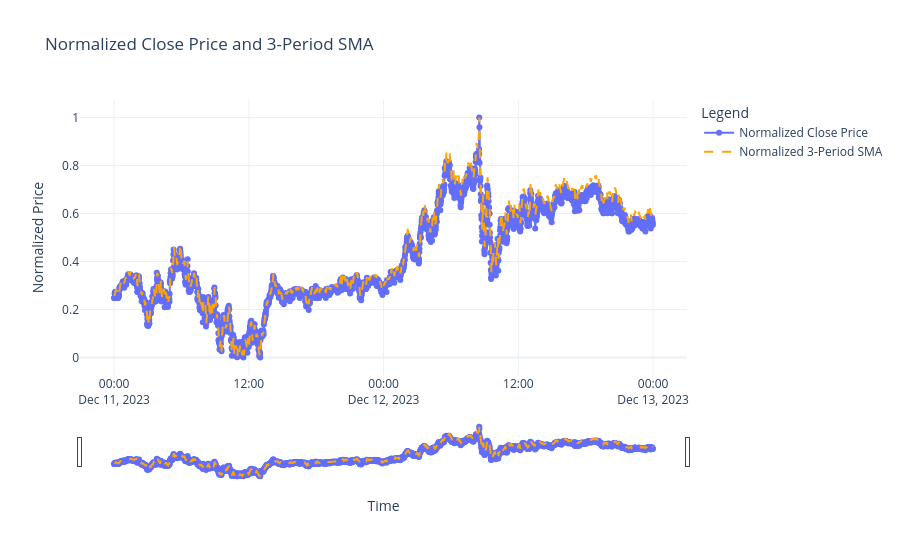

The cell this chart's notebook holds for it:
### Code cell
# moving average after min max scaling


# Compute SMA
df['SMA_3'] = df['close'].rolling(window=3).mean()

# Min-Max Normalize Close and SMA_3
def minmax(series):
    return (series - series.min()) / (series.max() - series.min())

df['close_norm'] = minmax(df['close'])
df['SMA_3_norm'] = minmax(df['SMA_3'])

# Plotly figure
fig = go.Figure()

fig.add_trace(go.Scatter(
    x=df['datetime'], y=df['close_norm'],
    mode='lines+markers',
    name='Normalized Close Price',
    marker=dict(size=6)
))

fig.add_trace(go.Scatter(
    x=df['datetime'], y=df['SMA_3_norm'],
    mode='lines',
    name='Normalized 3-Period SMA',
    line=dict(dash='dash', color='orange')
))

fig.update_layout(
    title='Normalized Close Price and 3-Period SMA',
    xaxis_title='Time',
    yaxis_title='Normalized Price',
    hovermode='x unified',
    template='plotly_white',
    legend_title='Legend',
    xaxis=dict(rangeslider_visible=True)
)

fig.show()

### Figure 1 — Plotly figure (JSON) as saved in the notebook; plotly's stock layout.template omitted (floating-point values rounded to 4 significant figures; data arrays with more than 128 entries replaced by an {"elided": "..."} marker saying what was removed)
{"data": [{"marker": {"size": 6}, "mode": "lines+markers", "name": "Normalized Close Price", "type": "scatter", "x": {"elided": "2880 str values"}, "y": {"elided": "2880 float values"}}, {"line": {"color": "orange", "dash": "dash"}, "mode": "lines", "name": "Normalized 3-Period SMA", "type": "scatter", "x": {"elided": "2880 str values"}, "y": {"elided": "2880 float values"}}], "layout": {"hovermode": "x unified", "legend": {"title": {"text": "Legend"}}, "title": {"text": "Normalized Close Price and 3-Period SMA"}, "xaxis": {"rangeslider": {"visible": true}, "title": {"text": "Time"}}, "yaxis": {"title": {"text": "Normalized Price"}}}}
